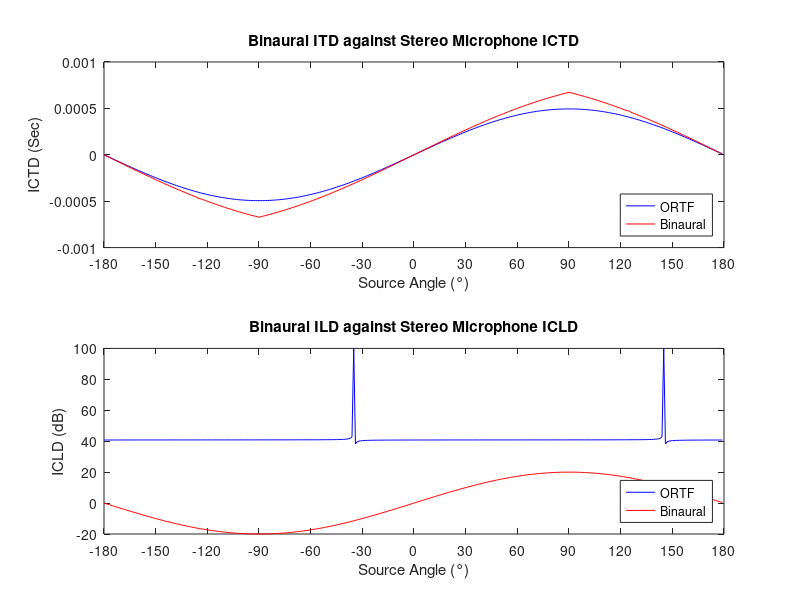

The MATLAB source for this figure: (Note: this script raises an error after producing the figure.)
%ORTF ITD and ILD Calculator
clear all
close all
%Source Variables
Theta = 90; %Source Direction (angle of incidence) in degrees

%Microphone Variables
MicrophoneSpacing = 0.17; %Microphone Spacing in Meters 
MicrophoneAngle = 110; %Microphone Angle in degrees

a = 0.5;
b = 0.5;

%Binaural Variables
HeadWidth = 0.18; %Width of Head in meters

%Constant Variables
c = 344; %Speed of Sound
m = MicrophoneSpacing; %Assing to new variable
a = MicrophoneAngle; %Assing to new variable


MicValues = zeros(360, 6);
BinauralValues = zeros(360, 5); 
PhantomSourceShift = zeros(360,2);
for n = -180:179
    Theta = n; 
    index = n + 181;
    
    %Calculate ICTD and ICLD of the Microphone
    MicValues(index, 1) = n; 
    MicValues(index, 2) = sind(Theta) * (m/c); %Calculate Interchannel Time Difference
      
    if Theta == 180 - a/2
        Theta = 179 - a/2;
    elseif Theta == -180 + a/2
        Theta = -179 + a/2;
    end
    
    MicValues(index, 3) = mag2db((0.5 + 0.5*cosd(Theta - a/2))/(0.5 + 0.5*cosd(Theta + a/2))); %Calculate Interchannel Level Difference 
    MicValues(index, 3) = mag2db(a + b*tand(Theta - a/2));
    MicValues(index, 4 ) = mag2db((1 + cosd(Theta + a/2))); %Left Microphone
    MicValues(index, 5) = mag2db((1 + cosd(Theta - a/2))); %Right Microphone
   

    if  MicValues(index, 3) < -100
         MicValues(index, 3) = -100;
         MicValues(index, 4) = -100;
         MicValues(index, 5) = -100; 
    end
    if  MicValues(index, 3) > 100
         MicValues(index, 3) = 100;
         MicValues(index, 4) = 100;
         MicValues(index, 5) = 100; 
    end

    %Calculate ITD and ILD for Binaural
    Rho = Theta;
    if Rho < -90
        Rho = -180 - Rho;
    elseif Rho > 90
        Rho = 180 - Rho;
    end
    Theta = deg2rad(Theta);
    Rho = deg2rad(Rho);
    HeadRadius = HeadWidth/2; 
    ITD = ((HeadRadius*(Rho)) + (HeadRadius * sin(Rho)))/c; %Calculate Interchannel Time Difference
    ILD = HeadWidth * sqrt(1) * sin(Theta); %Calculate Interchannel Level Difference 
    ILD_dB = log10(ILD) * 20; %Calculate Interchannel Level Difference in dB
    ILD_dB = 20 *sin(Theta);
    
   

    BinauralValues(index, 1) = n;
    BinauralValues(index, 2) = ITD; 
    BinauralValues(index, 3) = ILD_dB;
    BinauralValues(index, 4) = ILD_dB;

    %Phantom Source Shift
    ITDShift = MicValues(index,2) * 13;
    ILDShift = MicValues(index, 3) * 0.075; 
    PhantomSourceShift(index, 1) = ITDShift + ILDShift; 
    
end
subplot(2,1,1)
plot(MicValues(:,1),MicValues(:,2), 'b')
title('Binaural ITD against Stereo Microphone ICTD')
hold on
plot(MicValues(:,1),BinauralValues(:,2), 'r')
xlabel('Source Angle (°)')
ylabel('ICTD (Sec)')
xlim([-180 180])
xticks(-180:30:180);
legend('ORTF', 'Binaural', 'Location', 'SouthEast')

subplot(2,1,2)
hold off
plot(MicValues(:,1),MicValues(:,3), 'b')
title('Binaural ILD against Stereo Microphone ICLD')
hold on
plot(MicValues(:,1),BinauralValues(:,4), 'r');
xlabel('Source Angle (°)')
ylabel('ICLD (dB)')
xlim([-180 180])
xticks(-180:30:180);
%ylim([-85 85])
legend('ORTF', 'Binaural', 'Location', 'SouthEast')





%Apply Cues to Signal
Angle = -40;
Fs = 44100;
[Audio, fs] = audioread('Clarinet.wav');
Audio = resample(Audio, Fs, fs);
Audio = Audio(:,1);
SampLength = length(Audio);
ORTFAudio = zeros(SampLength,2); 

Index=find(MicValues==Angle,1);
delay = round((MicValues(Index,2)*44100));

%Apply ICTD
if delay > 0
    ORTFAudio(delay:end, 1) = Audio(1:end-delay + 1, 1);
    ORTFAudio(:,2) = Audio;
elseif delay < 0
    delay = abs(delay); 
    ORTFAudio(:,1) = Audio(:,1);
    ORTFAudio(delay:end, 2) = Audio(1:end-delay + 1, 1);
elseif delay == 0
     ORTFAudio(:,1) = Audio(:,1);
     ORTFAudio(:,2) = Audio(:,1);
end

%Apply ICLD
ICLD_L = db2mag(MicValues(Index, 4));
ICLD_R = db2mag(MicValues(Index, 5));
ORTFAudio(:,1) = ORTFAudio(:,1) .* ICLD_L; %Column 4 is Left channel dB
ORTFAudio(:,2) = ORTFAudio(:,2) .* ICLD_R; %Column 5 is Right channel dB

%Normalise
%ORTFAudio = (0.99.* ORTFAudio./max(abs(ORTFAudio))); 
sound(ORTFAudio, Fs)
 
% %Binaural Output
BinauralAudio = zeros(SampLength, 2); 

Index=find(BinauralValues==Angle,1);
binauraldelay = round((BinauralValues(Index,2)*44100));

%Apply ICTD
if binauraldelay > 0
    BinauralAudio(binauraldelay:end, 1) = Audio(1:end-binauraldelay + 1, 1);
    BinauralAudio(:,2) = Audio;
elseif binauraldelay < 0
    binauraldelay = abs(binauraldelay); 
    BinauralAudio(:,1) = Audio(:,1);
    BinauralAudio(binauraldelay:end, 2) = Audio(1:end-binauraldelay + 1, 1);
elseif binauraldelay == 0
    BinauralAudio(:,1) = Audio(:,1);
    BinauralAudio(:,2) = Audio(:,1);
end
%Apply ICLD
BinauralAudio(:,1) = BinauralAudio(:,1) .* db2mag(MicValues(Index, 4)); %Column 4 is Left channel dB
BinauralAudio(:,2) = BinauralAudio(:,2) .* db2mag(MicValues(Index, 5)); %Column 5 is Right channel dB
ORTFAudio = 0.99.*ORTFAudio./(max(max(abs(ORTFAudio))));
%audiowrite("Clarinet_ORTF_135.wav", ORTFAudio, Fs);
% sound(BinauralAudio, Fs)
